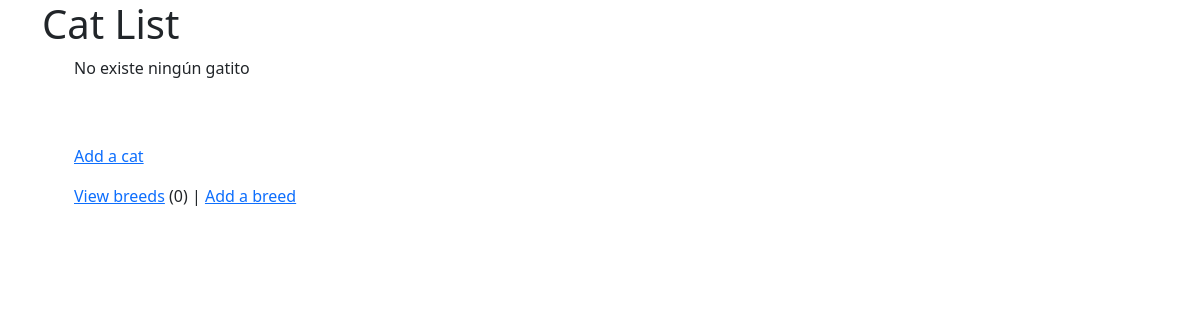
The page /cats/ (signed in) on the database as committed earlier.
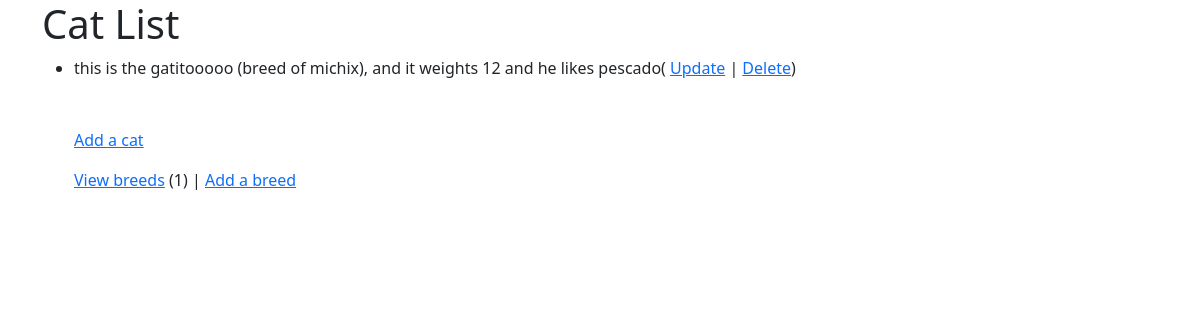
The same page on the database as committed later.
### cats/models.py (models this page shows, shortened)
class Cat(models.Model):
    nickname = models.CharField(
            max_length=200,
            validators=[MinLengthValidator(2, "Nickname must be greater than 1 character")]
    )
    weight = models.PositiveIntegerField()
    foods = models.CharField(max_length=300)
    breed = models.ForeignKey('Breed', on_delete=models.CASCADE, null=False)

class Breed(models.Model):
    name = models.CharField(
            max_length=200,
            validators=[MinLengthValidator(2, "Breed must be greater than 1 character")]
    )
    def __str__(self):
        return self.name

### cats/views.py (the view)
# urls.py: path("",views.CatList.as_view(),name='all'),
class CatList(LoginRequiredMixin, View):
    def get(self, request):
        bc = Breed.objects.count()
        cl = Cat.objects.all()
        ctx = {'breed_count': bc, 'cat_list': cl}
        return render(request, 'cats/cat_list.html', ctx)

### cats/templates/cats/cat_list.html (shortened to what this page needs)
{% extends "base_bootstrap.html" %}
{% block content %}
<h1>Cat List</h1>
<ul>
    {% if cat_list %}
    {% for cat in cat_list %}
        <li> this is the {{cat.nickname}} (breed of {{cat.breed}}), and it
            weights {{cat.weight}} and he likes {{cat.foods}}(
            <a href="{% url 'cats:cat_update' cat.id %}"> Update</a>  |
            <a href="{% url 'cats:cat_delete' cat.id %}"> Delete</a>)
        </li>
    {% endfor %}
    {% else %}
        <p> No existe ningún gatito </p>
    {% endif %}
    <br>
    <p><a href="{% url 'cats:cat_create' %}">
        Add a cat
    </p>
    <p><a href="{% url 'cats:breed_list' %}">View breeds</a> ({{breed_count}}) |
    <a href="{% url 'cats:breed_create' %}">Add a breed</a></p>
</ul>
{% endblock %}

Rows that differ between the two databases and show on the page:
added Cat: nickname "gatitooooo", breed "michix", weight "12", foods "pescado"
Other text that changed with them:
{{ breed_count }}: "0" → "1"
text no longer shown: "No existe ningún gatito"
